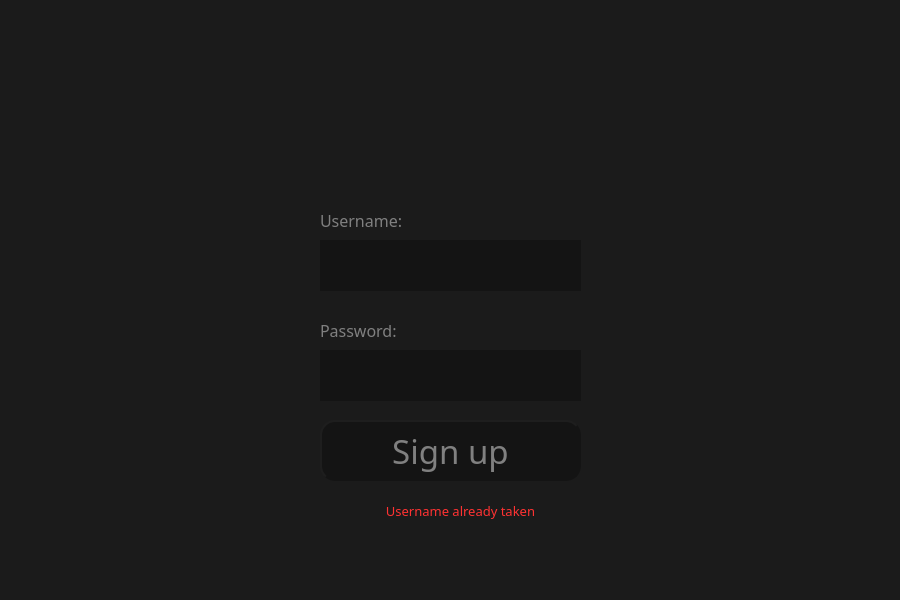
<?xml version="1.0" encoding="UTF-8"?>
<ui version="4.0">
 <class>SignupWindow</class>
 <widget class="QMainWindow" name="SignupWindow">
  <property name="geometry">
   <rect>
    <x>0</x>
    <y>0</y>
    <width>900</width>
    <height>600</height>
   </rect>
  </property>
  <property name="windowTitle">
   <string>MainWindow</string>
  </property>
  <property name="styleSheet">
   <string notr="true">background-color:rgb(27, 27, 27)</string>
  </property>
  <widget class="QWidget" name="centralwidget">
   <widget class="QLineEdit" name="SignupUsername">
    <property name="geometry">
     <rect>
      <x>320</x>
      <y>240</y>
      <width>261</width>
      <height>51</height>
     </rect>
    </property>
    <property name="font">
     <font>
      <family>Stencil</family>
      <pointsize>20</pointsize>
     </font>
    </property>
    <property name="styleSheet">
     <string notr="true">color: gray; background-color: rgb(20, 20, 20);</string>
    </property>
    <property name="text">
     <string/>
    </property>
    <property name="maxLength">
     <number>11</number>
    </property>
    <property name="frame">
     <bool>false</bool>
    </property>
    <property name="clearButtonEnabled">
     <bool>false</bool>
    </property>
   </widget>
   <widget class="QLineEdit" name="SignupPassword">
    <property name="geometry">
     <rect>
      <x>320</x>
      <y>350</y>
      <width>261</width>
      <height>51</height>
     </rect>
    </property>
    <property name="font">
     <font>
      <family>Stencil</family>
      <pointsize>20</pointsize>
     </font>
    </property>
    <property name="styleSheet">
     <string notr="true">color: gray; background-color: rgb(20, 20, 20);</string>
    </property>
    <property name="text">
     <string/>
    </property>
    <property name="maxLength">
     <number>11</number>
    </property>
    <property name="frame">
     <bool>false</bool>
    </property>
    <property name="echoMode">
     <enum>QLineEdit::Password</enum>
    </property>
    <property name="clearButtonEnabled">
     <bool>false</bool>
    </property>
   </widget>
   <widget class="QLabel" name="OppName">
    <property name="geometry">
     <rect>
      <x>320</x>
      <y>320</y>
      <width>261</width>
      <height>21</height>
     </rect>
    </property>
    <property name="font">
     <font>
      <family>Stencil</family>
      <pointsize>12</pointsize>
     </font>
    </property>
    <property name="styleSheet">
     <string notr="true">color: gray;</string>
    </property>
    <property name="text">
     <string>Password:</string>
    </property>
   </widget>
   <widget class="QLabel" name="OppName_2">
    <property name="geometry">
     <rect>
      <x>320</x>
      <y>210</y>
      <width>261</width>
      <height>21</height>
     </rect>
    </property>
    <property name="font">
     <font>
      <family>Stencil</family>
      <pointsize>12</pointsize>
     </font>
    </property>
    <property name="styleSheet">
     <string notr="true">color: gray;</string>
    </property>
    <property name="text">
     <string>Username:</string>
    </property>
   </widget>
   <widget class="QPushButton" name="SignupNext">
    <property name="geometry">
     <rect>
      <x>320</x>
      <y>420</y>
      <width>261</width>
      <height>61</height>
     </rect>
    </property>
    <property name="font">
     <font>
      <family>Stencil</family>
      <pointsize>25</pointsize>
     </font>
    </property>
    <property name="styleSheet">
     <string notr="true">background-color: rgb(20, 20, 20);
color: gray;
border-style: outset;
border-width: 2px;
border-radius:15px;
border-color: rgb(20, 20, 20);</string>
    </property>
    <property name="text">
     <string>Sign up</string>
    </property>
   </widget>
   <widget class="QLabel" name="WrongSignup">
    <property name="geometry">
     <rect>
      <x>330</x>
      <y>500</y>
      <width>261</width>
      <height>21</height>
     </rect>
    </property>
    <property name="font">
     <font>
      <family>Stencil</family>
      <pointsize>10</pointsize>
      <weight>50</weight>
      <bold>false</bold>
     </font>
    </property>
    <property name="styleSheet">
     <string notr="true">color:rgb(255, 50, 50)</string>
    </property>
    <property name="text">
     <string>Username already taken</string>
    </property>
    <property name="alignment">
     <set>Qt::AlignCenter</set>
    </property>
   </widget>
  </widget>
  <widget class="QMenuBar" name="menubar">
   <property name="geometry">
    <rect>
     <x>0</x>
     <y>0</y>
     <width>900</width>
     <height>21</height>
    </rect>
   </property>
  </widget>
  <widget class="QStatusBar" name="statusbar"/>
 </widget>
 <resources/>
 <connections/>
</ui>
